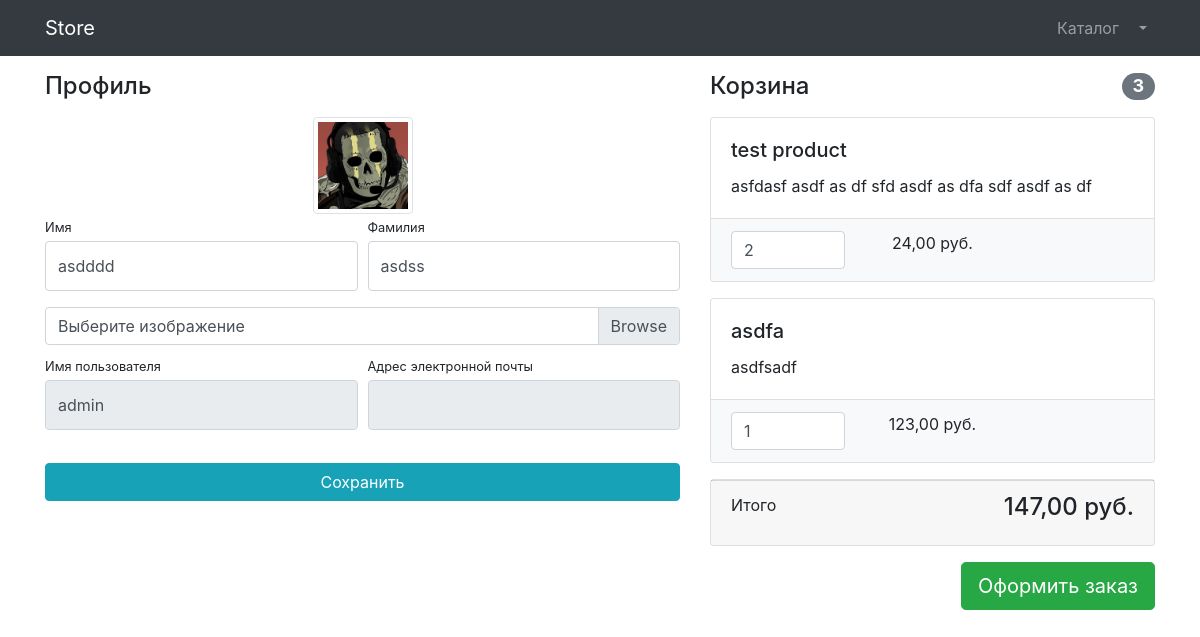
Before: /users/profile/1/ (signed in) with the older database file.
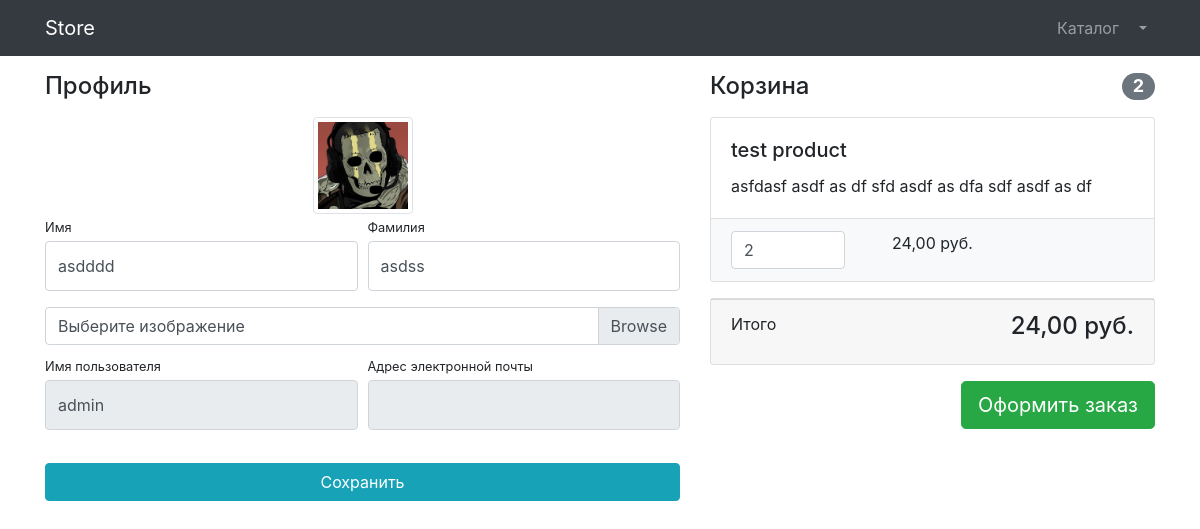
After: the same page with the newer database file.
### products/models.py (models this page shows, shortened)
class Basket(models.Model):
    user = models.ForeignKey(User, on_delete=models.CASCADE)
    product = models.ForeignKey(Product, on_delete=models.CASCADE)
    quantity = models.PositiveSmallIntegerField(default=0)
    created_timestamp = models.DateTimeField(auto_now_add=True)
    objects = BasketQuerySet.as_manager()
    def sum(self):
        return self.product.price * self.quantity

class Product(models.Model):
    name = models.CharField(max_length=250)
    description = models.TextField()
    price = models.DecimalField(max_digits=7, decimal_places=2)
    quantity = models.PositiveIntegerField(default=0)
    image = models.ImageField(upload_to='products_image/')
    category = models.ForeignKey(ProductCategory, on_delete=models.CASCADE)

### users/views.py (the view, shortened to what this page needs)
# urls.py: path('profile/<int:pk>/', UserProfile.as_view(), name='profile'),
class UserProfile(LoginRequiredMixin, UpdateView):
    model = User
    template_name = 'users/profile.html'
    form_class = UserProfileForm
    def get_context_data(self, **kwargs):
        context = super(UserProfile, self).get_context_data()
        context['baskets'] = Basket.objects.filter(user=self.request.user)
        return context

### users/forms.py
class UserProfileForm(UserChangeForm):
    first_name = forms.CharField(widget=forms.TextInput(attrs={
        'class': 'form-control py-4',
    }))
    last_name = forms.CharField(widget=forms.TextInput(attrs={
        'class': 'form-control py-4',
    }))
    image = forms.ImageField(widget=forms.FileInput(attrs={
        'class': 'custom-file-input',
    }), required=False)
    username = forms.CharField(widget=forms.TextInput(attrs={
        'class': 'form-control py-4',
        'readonly': True,
    }))
    email = forms.CharField(widget=forms.EmailInput(attrs={
        'class': 'form-control py-4',
        'readonly': True,
    }), required=False)
    class Meta:
        model = User
        fields = ('first_name', 'last_name', 'image', 'username', 'email')

### products/models.py (called while the page is built)
    def total_sum(self):
        return sum(basket.sum() for basket in self)

    def total_quantity(self):
        return sum(basket.quantity for basket in self)

### users/templates/users/profile.html (shortened to what this page needs)
{% extends 'products/base.html' %}
{% load static %}
{% block css %}
    <link href="{% static 'vendor/css/profile.css' %}" rel="stylesheet">
{% endblock %}
{% block contetn %}
    <div class="container">
        <div class="row">
            <div class="col-lg-7">
                <h4 class="mt-3 mb-3">Профиль</h4>
                <div class="col-lg-12 text-center">
                    <img width="100" height="100"
                         src="{% if user.image %} {{ user.image.url }} {% else %} {% static 'vendor/img/users/default_avatar.jpg' %} {% endif %}"
                         class="img-thumbnail">
                </div>
                <form action="{% url 'users:profile' user.id %}" method="post" enctype="multipart/form-data">
                    <div class="form-row">
                        <div class="col-lg-6">
                            <div class="form-group">
                                <label class="small mb-1" for="{{ form.first_name.id_for_label }}">Имя</label>
                                {{ form.first_name }}
                            </div>
                        </div>
                        <div class="col-lg-6">
                            <div class="form-group">
                                <label class="small mb-1" for="{{ form.last_name.id_for_label }}">Фамилия</label>
                                {{ form.last_name }}
                            </div>
                        </div>
                    </div>
                    <div class="form-row mb-2">
                        <div class="col-lg-12">
                            <div class="custom-file">
                                <label class="custom-file-label" for="{{ form.image.id_for_label }}">Выберите
                                    изображение</label>
                            </div>
                        </div>
                    </div>
                    <div class="form-row">
                        <div class="col-lg-6">
                            <label class="small mb-1" for="{{ form.username.id_for_label }}">Имя пользователя</label>
                            {{ form.username }}
                        </div>
                        <div class="col-lg-6">
                            <label class="small mb-1" for="{{ form.email.id_for_label }}">Адрес электронной
                                почты</label>
                            {{ form.email }}
                        </div>
                    </div>
                    <div class="form-row">
                        <div class="col-lg-12" style="margin-top: 33px;">
                            <input class="btn btn-info btn-block" type="submit" value="Сохранить">
                        </div>
                    </div>
                </form>
            </div>
            <div class="col-lg-5">
                {% include 'products/baskets.html' %}
            </div>
        </div>
    </div>
{% endblock %}

### products/templates/products/baskets.html (shortened to what this page needs)
{% if baskets %}
    <h4 class="mt-3 mb-3 d-flex justify-content-between align-items-center mb-3">
        Корзина <span class="badge badge-secondary badge-pill">{{ baskets.total_quantity }}</span>
    </h4>
    {% for basket in baskets %}
        <div class="card mb-3">
            <div class="card-body">
                <h5 class="card-title">{{ basket.product.name }}</h5>
                <p class="card-text">{{ basket.product.description }}</p>
            </div>
            <ul class="list-group list-group-flush">
                <li class="list-group-item bg-light">
                    <div class="row text-center">
                        <div class="col-lg-4">
                            <input name="basketID" type="number" class="form-control"
                                   value="{{ basket.quantity }}" min="0">
                        </div>
                        <div class="col-lg-4">{{ basket.sum }} руб.</div>
                        <div class="col-lg-4">
                        </div>
                    </div>
                </li>
            </ul>
        </div>
    {% endfor %}
    <div class="card mb-3">
        <div class="card-footer">
            <p class="float-left">Итого</p>
            <h4 class="float-right">{{ baskets.total_sum }} руб.</h4>
        </div>
    </div>
    <a class="btn btn-success btn-lg float-right" href="../orders/order-create.html">
        Оформить заказ
    </a>
{% else %}
    <h4 class="mt-3 mb-3 text-center">
        Корзина пуста
    </h4>
{% endif %}

Changed rows visible on the page:
removed Basket: product.name "asdfa", product.description "asdfsadf", basketID "1", sum "123,00"
computed for Basket "test product": total_quantity "3" → "2"; total_sum "147,00" → "24,00"
